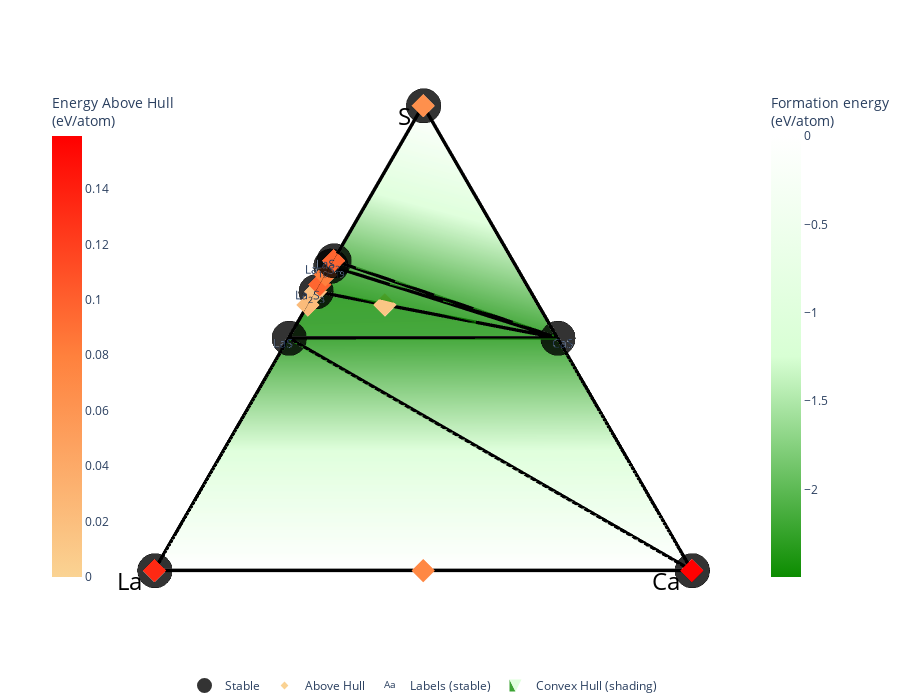

Notebook cell for this chart:
### Code cell
#example from Wenhao Sun https://wenhaosun.github.io/docs/MSE593/
from pymatgen.analysis.phase_diagram import PhaseDiagram, PDPlotter
import math
#This initializes the REST adaptor. Put your own API key in.
mpr = MPRester(Sparks_API)
 
#Entries are the basic unit for thermodynamic and other analyses in pymatgen.
#This gets all entries belonging to the Ca-O system.
entries = mpr.get_entries_in_chemsys(['Ca', 'La', 'S'])

#With entries, you can do many sophisticated analyses, 
#like creating phase diagrams.
pd = PhaseDiagram(entries)
plotter = PDPlotter(pd)
plotter.show()

### Figure 1 — Plotly figure (JSON) as saved in the notebook; plotly's stock layout.template omitted (floating-point values rounded to 4 significant figures)
{"data": [{"hoverinfo": "none", "line": {"color": "rgba(0,0,0,1.0)", "width": 7}, "mode": "lines", "showlegend": false, "type": "scatter3d", "x": [0.5196, 0.5674, null, 0.5774, 0.433, null, 0.433, 0.866, null, 0.433, 0, null, 0, 0, null, 0.433, 0.5196, null, 0.5774, 0.5674, null, 0.5774, 0.866, null, 0.433, 0, null, 0.5674, 0.433, null, 0.433, 0.433, null, 0.433, 0, null, 0.5196, 0.433, null], "y": [0.7, 0.6724, null, 0.6667, 0.25, null, 0.25, 0.5, null, 0.75, 0, null, 1, 0, null, 0.75, 0.7, null, 0.6667, 0.6724, null, 0.6667, 0.5, null, 0.25, 0, null, 0.6724, 0.25, null, 0.75, 0.25, null, 0.75, 1, null, 0.7, 0.25, null], "z": [-2.494, -2.25, null, -2.198, -2.403, null, -2.403, 0, null, -2.415, 0, null, 0, 0, null, -2.415, -2.494, null, -2.198, -2.25, null, -2.198, 0, null, -2.403, 0, null, -2.25, -2.403, null, -2.415, -2.403, null, -2.415, 0, null, -2.494, -2.403, null]}, {"hoverinfo": "none", "line": {"color": "rgba (0, 0, 0, 0.4)", "dash": "solid", "width": 1}, "mode": "lines", "showlegend": false, "type": "scatter3d", "x": [0.866, 0, null, 0.866, 0, null, 0.866, 0, null, 0.866, 0, null, 0, 0, null, 0, 0, null, 0.866, 0.866, null, 0, 0, null, 0, 0, null], "y": [0.5, 1, null, 0.5, 1, null, 0.5, 0, null, 0.5, 0, null, 1, 0, null, 1, 0, null, 0.5, 0.5, null, 1, 1, null, 0, 0, null], "z": [0, 0, null, -2.494, -2.494, null, 0, 0, null, -2.494, -2.494, null, 0, 0, null, -2.494, -2.494, null, 0, -2.494, null, 0, -2.494, null, 0, -2.494, null]}, {"colorbar": {"len": 0.75, "title": {"text": "Formation energy<br>(eV/atom)"}, "x": 0.9}, "colorscale": [[0, "#0c8c00"], [0.5, "#d8ffd4"], [1, "#ffffff"]], "flatshading": true, "hoverinfo": "none", "i": [2, 12, 12, 10, 2, 1], "intensity": [-2.415, -2.198, -2.494, -2.449, -2.253, -2.23, -2.331, -2.25, -2.403, -2.455, 0, 0, 0], "j": [0, 0, 0, 1, 7, 7], "k": [8, 8, 11, 8, 8, 8], "lighting": {"ambient": 1, "diffuse": 0}, "name": "Convex Hull (shading)", "opacity": 0.8, "showlegend": true, "type": "mesh3d", "x": [0.433, 0.5774, 0.5196, 0.4949, 0.5511, 0.5052, 0.5329, 0.5674, 0.433, 0.4949, 0.866, 0, 0], "y": [0.75, 0.6667, 0.7, 0.7143, 0.6818, 0.7083, 0.6923, 0.6724, 0.25, 0.5714, 0.5, 1, 0], "z": [-2.415, -2.198, -2.494, -2.449, -2.253, -2.23, -2.331, -2.25, -2.403, -2.455, 0, 0, 0]}, {"hoverinfo": "skip", "mode": "text", "name": "Labels (stable)", "opacity": 1, "showlegend": true, "text": ["La<sub>2</sub>S<sub>3</sub>", "La<sub>10</sub>S<sub>19</sub>", "LaS<sub>2</sub>", "CaS", "LaS"], "textposition": ["middle center", "middle center", "middle center", "middle center", "middle center"], "type": "scatter3d", "visible": true, "x": [0.5096, 0.5574, 0.5674, 0.423, 0.423], "y": [0.71, 0.6824, 0.6767, 0.24, 0.76], "z": [-2.245, -2.001, -1.949, -2.154, -2.165]}, {"hoverinfo": "text", "hoverlabel": {"font": {"size": 14}}, "hovertext": ["S (mp-557869) <br> 0.001 eV/atom (+0.001 eV/atom)", "S (mp-558014) <br> 0.014 eV/atom (+0.014 eV/atom)", "S (mp-556269) <br> 0.037 eV/atom (+0.037 eV/atom)", "S (mp-77) <br> 0.001 eV/atom (+0.001 eV/atom)", "S (mp-561513) <br> 0.019 eV/atom (+0.019 eV/atom)", "S (mp-561370) <br> 0.028 eV/atom (+0.028 eV/atom)", "S (mp-994911) <br> 0.011 eV/atom (+0.011 eV/atom)", "S (mp-557376) <br> 0.032 eV/atom (+0.032 eV/atom)", "S (mp-83) <br> 0.038 eV/atom (+0.038 eV/atom)", "S (mp-583072) <br> 0.028 eV/atom (+0.028 eV/atom)", "S (mp-557031) <br> 0.044 eV/atom (+0.044 eV/atom)", "S (mp-557488) <br> 0.017 eV/atom (+0.017 eV/atom)", "S (mp-557559) <br> 0.041 eV/atom (+0.041 eV/atom)", "S (mp-555760) <br> 0.041 eV/atom (+0.041 eV/atom)", "S (mp-7) <br> 0.065 eV/atom (+0.065 eV/atom)", "S (mp-555915) <br> 0.021 eV/atom (+0.021 eV/atom)", "S (mp-558964) <br> 0.014 eV/atom (+0.014 eV/atom)", "S (mp-1196831) <br> 0.011 eV/atom (+0.011 eV/atom)", "La (mp-156) <br> 0.001 eV/atom (+0.001 eV/atom)", "La (mp-10023) <br> 0.134 eV/atom (+0.134 eV/atom)", "LaS<sub>2</sub> (mp-1103658) <br> -2.198 eV/atom (+0.001 eV/atom)", "LaS<sub>2</sub> (mp-1018751) <br> -2.102 eV/atom (+0.097 eV/atom)", "La<sub>2</sub>S<sub>3</sub> (mp-32906) <br> -2.478 eV/atom (+0.017 eV/atom)", "La<sub>3</sub>S<sub>4</sub> (mp-567) <br> -2.449 eV/atom (+0.023 eV/atom)", "La<sub>4</sub>S<sub>7</sub> (mp-1223154) <br> -2.253 eV/atom (+0.08 eV/atom)", "La<sub>5</sub>S<sub>8</sub> (mp-32640) <br> -2.331 eV/atom (+0.096 eV/atom)", "Ca (mp-1183484) <br> 0.0 eV/atom (+0.0 eV/atom)", "Ca (mp-166) <br> 0.018 eV/atom (+0.018 eV/atom)", "Ca (mp-1064227) <br> 0.001 eV/atom (+0.001 eV/atom)", "Ca (mp-45) <br> 0.001 eV/atom (+0.001 eV/atom)", "Ca (mp-1183455) <br> 0.012 eV/atom (+0.012 eV/atom)", "Ca (mp-1078638) <br> 0.013 eV/atom (+0.013 eV/atom)", "Ca (mp-1008498) <br> 0.159 eV/atom (+0.159 eV/atom)", "Ca (mp-21) <br> 0.017 eV/atom (+0.017 eV/atom)", "CaLa (mp-1183602) <br> 0.073 eV/atom (+0.073 eV/atom)", "Ca(LaS<sub>2</sub>)<sub>2</sub> (mp-35421) <br> -2.455 eV/atom (+0.013 eV/atom)"], "marker": {"color": [0.001, 0.014, 0.037, 0.001, 0.019, 0.028, 0.011, 0.032, 0.038, 0.028, 0.044, 0.017, 0.041, 0.041, 0.065, 0.021, 0.014, 0.011, 0.001, 0.134, 0.001, 0.097, 0.017, 0.023, 0.08, 0.096, 0, 0.018, 0.001, 0.001, 0.012, 0.013, 0.159, 0.017, 0.073, 0.013], "colorbar": {"len": 0.75, "title": {"text": "Energy Above Hull<br>(eV/atom)"}, "x": 0.05}, "colorscale": [[0, "#fad393"], [0.5, "#ff813d"], [1, "#ff0000"]], "size": 6, "symbol": "diamond"}, "mode": "markers", "name": "Above Hull", "showlegend": true, "type": "scatter3d", "x": [0.866, 0.866, 0.866, 0.866, 0.866, 0.866, 0.866, 0.866, 0.866, 0.866, 0.866, 0.866, 0.866, 0.866, 0.866, 0.866, 0.866, 0.866, 0, 0, 0.5774, 0.5774, 0.5196, 0.4949, 0.5511, 0.5329, 0, 0, 0, 0, 0, 0, 0, 0, 0, 0.4949], "y": [0.5, 0.5, 0.5, 0.5, 0.5, 0.5, 0.5, 0.5, 0.5, 0.5, 0.5, 0.5, 0.5, 0.5, 0.5, 0.5, 0.5, 0.5, 1, 1, 0.6667, 0.6667, 0.7, 0.7143, 0.6818, 0.6923, 0, 0, 0, 0, 0, 0, 0, 0, 0.5, 0.5714], "z": [0.001, 0.014, 0.037, 0.001, 0.019, 0.028, 0.011, 0.032, 0.038, 0.028, 0.044, 0.017, 0.041, 0.041, 0.065, 0.021, 0.014, 0.011, 0.001, 0.134, -2.198, -2.102, -2.478, -2.449, -2.253, -2.331, 0, 0.018, 0.001, 0.001, 0.012, 0.013, 0.159, 0.017, 0.073, -2.455]}, {"error_z": {"array": [0, 0, 0, 0, 0, 0, 0, 0], "color": "darkgray", "thickness": 5, "type": "data", "width": 10}, "hoverinfo": "text", "hoverlabel": {"font": {"size": 14}}, "hovertext": ["La<sub>2</sub>S<sub>3</sub> (mp-7475) <br> -2.494 eV/atom", "La<sub>10</sub>S<sub>19</sub> (mp-558229) <br> -2.25 eV/atom", "LaS<sub>2</sub> (mp-1508) <br> -2.198 eV/atom", "CaS (mp-1672) <br> -2.403 eV/atom", "S (mp-96) <br> 0.0 eV/atom", "LaS (mp-2350) <br> -2.415 eV/atom", "Ca (mp-132) <br> 0.0 eV/atom", "La (mp-26) <br> 0.0 eV/atom"], "marker": {"color": "black", "line": {"color": "black", "width": 3}, "opacity": 0.8, "size": 12}, "mode": "markers", "name": "Stable", "showlegend": true, "type": "scatter3d", "x": [0.5196, 0.5674, 0.5774, 0.433, 0.866, 0.433, 0, 0], "y": [0.7, 0.6724, 0.6667, 0.25, 0.5, 0.75, 0, 1], "z": [-2.494, -2.25, -2.198, -2.403, 0, -2.415, 0, 0]}], "layout": {"autosize": true, "height": 700, "hovermode": "closest", "legend": {"orientation": "h", "traceorder": "reversed", "x": 0.5, "xanchor": "center", "y": 0, "yanchor": "top"}, "margin": {"b": 10, "l": 0, "pad": 0, "r": 0, "t": 0}, "paper_bgcolor": "rgba(0,0,0,0)", "plot_bgcolor": "rgba(0,0,0,0)", "scene": {"annotations": [{"align": "center", "font": {"color": "#000000", "size": 24}, "opacity": 1, "showarrow": false, "text": "S", "x": 0.866, "xanchor": "right", "xshift": -10, "y": 0.5, "yanchor": "auto", "yshift": -10, "z": -2.245}, {"align": "center", "font": {"color": "#000000", "size": 24}, "opacity": 1, "showarrow": false, "text": "Ca", "x": 0, "xanchor": "right", "xshift": -10, "y": 0, "yanchor": "auto", "yshift": -10, "z": -2.245}, {"align": "center", "font": {"color": "#000000", "size": 24}, "opacity": 1, "showarrow": false, "text": "La", "x": 0, "xanchor": "right", "xshift": -10, "y": 1, "yanchor": "auto", "yshift": -10, "z": -2.245}, {"opacity": 0, "text": "", "x": 1, "y": 1, "z": 0}], "aspectratio": {"x": 1.7, "y": 1.7, "z": 1.2}, "camera": {"center": {"x": -0.1, "y": 0, "z": -0.15}, "eye": {"x": -0.1, "y": 0, "z": 2.5}, "projection": {"type": "orthographic"}}, "xaxis": {"autorange": true, "showaxeslabels": false, "showgrid": false, "showline": false, "showspikes": false, "showticklabels": false, "ticks": "", "visible": false, "zeroline": false}, "yaxis": {"autorange": true, "showaxeslabels": false, "showgrid": false, "showline": false, "showspikes": false, "showticklabels": false, "ticks": "", "visible": false, "zeroline": false}, "zaxis": {"autorange": true, "showaxeslabels": false, "showgrid": false, "showline": false, "showspikes": false, "showticklabels": false, "ticks": "", "visible": false, "zeroline": false}}, "showlegend": true}}
